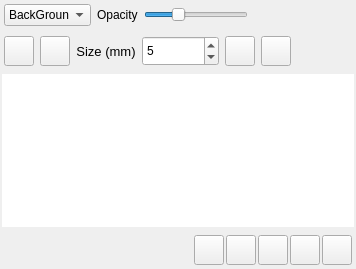
<?xml version="1.0" encoding="UTF-8"?>
<ui version="4.0">
 <class>qVusionRoiModule</class>
 <widget class="QWidget" name="qVusionRoiModule">
  <property name="geometry">
   <rect>
    <x>0</x>
    <y>0</y>
    <width>356</width>
    <height>269</height>
   </rect>
  </property>
  <property name="windowTitle">
   <string>Form</string>
  </property>
  <layout class="QVBoxLayout" name="verticalLayout">
   <property name="leftMargin">
    <number>2</number>
   </property>
   <property name="topMargin">
    <number>2</number>
   </property>
   <property name="rightMargin">
    <number>2</number>
   </property>
   <property name="bottomMargin">
    <number>2</number>
   </property>
   <item>
    <widget class="QWidget" name="widget_4" native="true">
     <layout class="QHBoxLayout" name="horizontalLayout_8">
      <property name="leftMargin">
       <number>2</number>
      </property>
      <property name="topMargin">
       <number>2</number>
      </property>
      <property name="rightMargin">
       <number>2</number>
      </property>
      <property name="bottomMargin">
       <number>2</number>
      </property>
      <item>
       <widget class="QComboBox" name="brushValCombo">
        <property name="minimumSize">
         <size>
          <width>87</width>
          <height>0</height>
         </size>
        </property>
        <property name="maximumSize">
         <size>
          <width>60</width>
          <height>16777215</height>
         </size>
        </property>
        <property name="toolTip">
         <string>Select a ROI</string>
        </property>
        <item>
         <property name="text">
          <string>BackGround</string>
         </property>
        </item>
        <item>
         <property name="text">
          <string>ROI1</string>
         </property>
        </item>
        <item>
         <property name="text">
          <string>ROI2</string>
         </property>
        </item>
        <item>
         <property name="text">
          <string>ROI3</string>
         </property>
        </item>
        <item>
         <property name="text">
          <string>ROI4</string>
         </property>
        </item>
        <item>
         <property name="text">
          <string>ROI5</string>
         </property>
        </item>
        <item>
         <property name="text">
          <string>ROI6</string>
         </property>
        </item>
        <item>
         <property name="text">
          <string>ROI7</string>
         </property>
        </item>
        <item>
         <property name="text">
          <string>ROI8</string>
         </property>
        </item>
        <item>
         <property name="text">
          <string>ROI9</string>
         </property>
        </item>
       </widget>
      </item>
      <item>
       <widget class="QLabel" name="label">
        <property name="text">
         <string>Opacity</string>
        </property>
       </widget>
      </item>
      <item>
       <widget class="QSlider" name="opacitySlider">
        <property name="maximum">
         <number>100</number>
        </property>
        <property name="value">
         <number>30</number>
        </property>
        <property name="orientation">
         <enum>Qt::Horizontal</enum>
        </property>
       </widget>
      </item>
      <item>
       <spacer name="horizontalSpacer_6">
        <property name="orientation">
         <enum>Qt::Horizontal</enum>
        </property>
        <property name="sizeHint" stdset="0">
         <size>
          <width>40</width>
          <height>20</height>
         </size>
        </property>
       </spacer>
      </item>
     </layout>
    </widget>
   </item>
   <item>
    <widget class="QWidget" name="widget_3" native="true">
     <layout class="QHBoxLayout" name="horizontalLayout_4">
      <property name="leftMargin">
       <number>2</number>
      </property>
      <property name="topMargin">
       <number>2</number>
      </property>
      <property name="rightMargin">
       <number>2</number>
      </property>
      <property name="bottomMargin">
       <number>2</number>
      </property>
      <item>
       <widget class="QPushButton" name="contourBtn">
        <property name="sizePolicy">
         <sizepolicy hsizetype="Fixed" vsizetype="Fixed">
          <horstretch>0</horstretch>
          <verstretch>0</verstretch>
         </sizepolicy>
        </property>
        <property name="minimumSize">
         <size>
          <width>30</width>
          <height>30</height>
         </size>
        </property>
        <property name="maximumSize">
         <size>
          <width>30</width>
          <height>30</height>
         </size>
        </property>
        <property name="baseSize">
         <size>
          <width>10</width>
          <height>10</height>
         </size>
        </property>
        <property name="toolTip">
         <string>Draw ROI by defining a contour</string>
        </property>
        <property name="text">
         <string/>
        </property>
        <property name="icon">
         <iconset>
          <normalon>:/qss_icons/rc/newROI.png</normalon>
         </iconset>
        </property>
        <property name="iconSize">
         <size>
          <width>20</width>
          <height>20</height>
         </size>
        </property>
        <property name="shortcut">
         <string>O</string>
        </property>
        <property name="checkable">
         <bool>false</bool>
        </property>
        <property name="flat">
         <bool>false</bool>
        </property>
       </widget>
      </item>
      <item>
       <widget class="QPushButton" name="editBtn">
        <property name="sizePolicy">
         <sizepolicy hsizetype="Fixed" vsizetype="Fixed">
          <horstretch>0</horstretch>
          <verstretch>0</verstretch>
         </sizepolicy>
        </property>
        <property name="minimumSize">
         <size>
          <width>30</width>
          <height>30</height>
         </size>
        </property>
        <property name="maximumSize">
         <size>
          <width>30</width>
          <height>30</height>
         </size>
        </property>
        <property name="baseSize">
         <size>
          <width>10</width>
          <height>10</height>
         </size>
        </property>
        <property name="toolTip">
         <string>Draw ROI by Free-hand painting</string>
        </property>
        <property name="text">
         <string/>
        </property>
        <property name="icon">
         <iconset>
          <normalon>:/qss_icons/rc/draw.png</normalon>
         </iconset>
        </property>
        <property name="iconSize">
         <size>
          <width>22</width>
          <height>22</height>
         </size>
        </property>
        <property name="shortcut">
         <string>P</string>
        </property>
        <property name="checkable">
         <bool>true</bool>
        </property>
        <property name="flat">
         <bool>false</bool>
        </property>
       </widget>
      </item>
      <item>
       <widget class="QLabel" name="label_2">
        <property name="font">
         <font>
          <family>Microsoft JhengHei UI</family>
          <pointsize>10</pointsize>
         </font>
        </property>
        <property name="text">
         <string>Size (mm)</string>
        </property>
        <property name="alignment">
         <set>Qt::AlignCenter</set>
        </property>
       </widget>
      </item>
      <item>
       <widget class="QSpinBox" name="brushSpin">
        <property name="sizePolicy">
         <sizepolicy hsizetype="Preferred" vsizetype="Preferred">
          <horstretch>0</horstretch>
          <verstretch>0</verstretch>
         </sizepolicy>
        </property>
        <property name="minimumSize">
         <size>
          <width>77</width>
          <height>0</height>
         </size>
        </property>
        <property name="maximumSize">
         <size>
          <width>50</width>
          <height>16777215</height>
         </size>
        </property>
        <property name="toolTip">
         <string>Paint size</string>
        </property>
        <property name="minimum">
         <number>2</number>
        </property>
        <property name="maximum">
         <number>50</number>
        </property>
        <property name="value">
         <number>5</number>
        </property>
       </widget>
      </item>
      <item>
       <widget class="QPushButton" name="cnclBtn">
        <property name="sizePolicy">
         <sizepolicy hsizetype="Fixed" vsizetype="Fixed">
          <horstretch>0</horstretch>
          <verstretch>0</verstretch>
         </sizepolicy>
        </property>
        <property name="minimumSize">
         <size>
          <width>30</width>
          <height>30</height>
         </size>
        </property>
        <property name="maximumSize">
         <size>
          <width>30</width>
          <height>30</height>
         </size>
        </property>
        <property name="baseSize">
         <size>
          <width>10</width>
          <height>10</height>
         </size>
        </property>
        <property name="toolTip">
         <string>Undo</string>
        </property>
        <property name="text">
         <string/>
        </property>
        <property name="icon">
         <iconset>
          <normalon>:/qss_icons/rc/undo.png</normalon>
         </iconset>
        </property>
        <property name="iconSize">
         <size>
          <width>22</width>
          <height>22</height>
         </size>
        </property>
        <property name="shortcut">
         <string>Ctrl+Z</string>
        </property>
        <property name="checkable">
         <bool>false</bool>
        </property>
        <property name="flat">
         <bool>false</bool>
        </property>
       </widget>
      </item>
      <item>
       <widget class="QPushButton" name="rdBtn">
        <property name="sizePolicy">
         <sizepolicy hsizetype="Fixed" vsizetype="Fixed">
          <horstretch>0</horstretch>
          <verstretch>0</verstretch>
         </sizepolicy>
        </property>
        <property name="minimumSize">
         <size>
          <width>30</width>
          <height>30</height>
         </size>
        </property>
        <property name="maximumSize">
         <size>
          <width>30</width>
          <height>30</height>
         </size>
        </property>
        <property name="baseSize">
         <size>
          <width>10</width>
          <height>10</height>
         </size>
        </property>
        <property name="toolTip">
         <string>Redo</string>
        </property>
        <property name="text">
         <string/>
        </property>
        <property name="icon">
         <iconset>
          <normalon>:/qss_icons/rc/redo.png</normalon>
         </iconset>
        </property>
        <property name="iconSize">
         <size>
          <width>22</width>
          <height>22</height>
         </size>
        </property>
        <property name="shortcut">
         <string>Ctrl+Y</string>
        </property>
        <property name="checkable">
         <bool>false</bool>
        </property>
        <property name="flat">
         <bool>false</bool>
        </property>
       </widget>
      </item>
      <item>
       <spacer name="horizontalSpacer_7">
        <property name="orientation">
         <enum>Qt::Horizontal</enum>
        </property>
        <property name="sizeHint" stdset="0">
         <size>
          <width>40</width>
          <height>20</height>
         </size>
        </property>
       </spacer>
      </item>
     </layout>
    </widget>
   </item>
   <item>
    <widget class="QTreeView" name="statisBrowser">
     <property name="toolTip">
      <string>Simple ROI statistics view</string>
     </property>
     <property name="frameShape">
      <enum>QFrame::Box</enum>
     </property>
     <property name="frameShadow">
      <enum>QFrame::Plain</enum>
     </property>
     <property name="lineWidth">
      <number>0</number>
     </property>
    </widget>
   </item>
   <item>
    <widget class="QWidget" name="SegmentModule2" native="true">
     <layout class="QHBoxLayout" name="horizontalLayout_3">
      <property name="spacing">
       <number>2</number>
      </property>
      <property name="leftMargin">
       <number>2</number>
      </property>
      <property name="topMargin">
       <number>2</number>
      </property>
      <property name="rightMargin">
       <number>2</number>
      </property>
      <property name="bottomMargin">
       <number>2</number>
      </property>
      <item>
       <spacer name="horizontalSpacer_2">
        <property name="orientation">
         <enum>Qt::Horizontal</enum>
        </property>
        <property name="sizeHint" stdset="0">
         <size>
          <width>40</width>
          <height>20</height>
         </size>
        </property>
       </spacer>
      </item>
      <item>
       <widget class="QPushButton" name="loadBtn">
        <property name="sizePolicy">
         <sizepolicy hsizetype="Fixed" vsizetype="Fixed">
          <horstretch>0</horstretch>
          <verstretch>0</verstretch>
         </sizepolicy>
        </property>
        <property name="minimumSize">
         <size>
          <width>30</width>
          <height>30</height>
         </size>
        </property>
        <property name="maximumSize">
         <size>
          <width>30</width>
          <height>30</height>
         </size>
        </property>
        <property name="baseSize">
         <size>
          <width>10</width>
          <height>10</height>
         </size>
        </property>
        <property name="toolTip">
         <string>Load saved ROI</string>
        </property>
        <property name="text">
         <string/>
        </property>
        <property name="icon">
         <iconset>
          <normalon>:/qss_icons/rc/newROI.png</normalon>
         </iconset>
        </property>
        <property name="iconSize">
         <size>
          <width>20</width>
          <height>20</height>
         </size>
        </property>
        <property name="checkable">
         <bool>false</bool>
        </property>
        <property name="flat">
         <bool>false</bool>
        </property>
       </widget>
      </item>
      <item>
       <widget class="QPushButton" name="saveBtn">
        <property name="sizePolicy">
         <sizepolicy hsizetype="Fixed" vsizetype="Fixed">
          <horstretch>0</horstretch>
          <verstretch>0</verstretch>
         </sizepolicy>
        </property>
        <property name="minimumSize">
         <size>
          <width>30</width>
          <height>30</height>
         </size>
        </property>
        <property name="maximumSize">
         <size>
          <width>30</width>
          <height>30</height>
         </size>
        </property>
        <property name="toolTip">
         <string>Save ROI to disk</string>
        </property>
        <property name="text">
         <string/>
        </property>
        <property name="icon">
         <iconset>
          <normalon>:/qss_icons/rc/save.png</normalon>
         </iconset>
        </property>
        <property name="iconSize">
         <size>
          <width>20</width>
          <height>20</height>
         </size>
        </property>
       </widget>
      </item>
      <item>
       <widget class="QPushButton" name="deleteROIBtn">
        <property name="sizePolicy">
         <sizepolicy hsizetype="Fixed" vsizetype="Fixed">
          <horstretch>0</horstretch>
          <verstretch>0</verstretch>
         </sizepolicy>
        </property>
        <property name="minimumSize">
         <size>
          <width>30</width>
          <height>30</height>
         </size>
        </property>
        <property name="maximumSize">
         <size>
          <width>30</width>
          <height>30</height>
         </size>
        </property>
        <property name="toolTip">
         <string>Delete ROI</string>
        </property>
        <property name="text">
         <string/>
        </property>
        <property name="icon">
         <iconset>
          <normalon>:/qss_icons/rc/deleteROI.png</normalon>
         </iconset>
        </property>
        <property name="iconSize">
         <size>
          <width>20</width>
          <height>20</height>
         </size>
        </property>
        <property name="checkable">
         <bool>false</bool>
        </property>
       </widget>
      </item>
      <item>
       <widget class="QPushButton" name="growcutBtn">
        <property name="sizePolicy">
         <sizepolicy hsizetype="Fixed" vsizetype="Fixed">
          <horstretch>0</horstretch>
          <verstretch>0</verstretch>
         </sizepolicy>
        </property>
        <property name="minimumSize">
         <size>
          <width>30</width>
          <height>30</height>
         </size>
        </property>
        <property name="maximumSize">
         <size>
          <width>30</width>
          <height>30</height>
         </size>
        </property>
        <property name="toolTip">
         <string>Region Grow (Semi-Automatic)</string>
        </property>
        <property name="text">
         <string/>
        </property>
        <property name="icon">
         <iconset>
          <normalon>:/qss_icons/rc/growcut.png</normalon>
         </iconset>
        </property>
        <property name="iconSize">
         <size>
          <width>18</width>
          <height>18</height>
         </size>
        </property>
       </widget>
      </item>
      <item>
       <widget class="QPushButton" name="outputROI">
        <property name="sizePolicy">
         <sizepolicy hsizetype="Fixed" vsizetype="Fixed">
          <horstretch>0</horstretch>
          <verstretch>0</verstretch>
         </sizepolicy>
        </property>
        <property name="minimumSize">
         <size>
          <width>30</width>
          <height>30</height>
         </size>
        </property>
        <property name="maximumSize">
         <size>
          <width>30</width>
          <height>30</height>
         </size>
        </property>
        <property name="toolTip">
         <string>Save ROI statistics to .CSV</string>
        </property>
        <property name="text">
         <string/>
        </property>
        <property name="icon">
         <iconset>
          <normalon>:/qss_icons/rc/import.png</normalon>
         </iconset>
        </property>
        <property name="iconSize">
         <size>
          <width>20</width>
          <height>20</height>
         </size>
        </property>
       </widget>
      </item>
     </layout>
    </widget>
   </item>
  </layout>
 </widget>
 <resources>
  <include location="../darkstyle/style.qrc"/>
 </resources>
 <connections/>
</ui>
